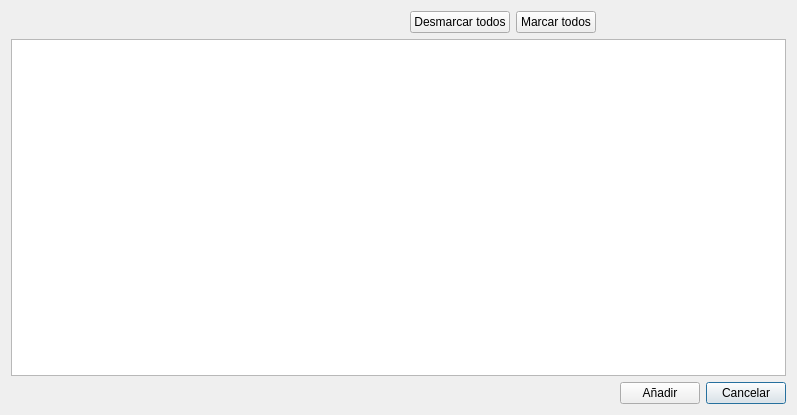
<?xml version="1.0" encoding="UTF-8"?>
<ui version="4.0">
 <class>Frmanalitica2</class>
 <widget class="QDialog" name="Frmanalitica2">
  <property name="geometry">
   <rect>
    <x>0</x>
    <y>0</y>
    <width>797</width>
    <height>415</height>
   </rect>
  </property>
  <property name="windowTitle">
   <string>Añadir campos de analítica</string>
  </property>
  <property name="windowIcon">
   <iconset resource="terra.qrc">
    <normaloff>:/Icons/PNG/terra.png</normaloff>:/Icons/PNG/terra.png</iconset>
  </property>
  <layout class="QGridLayout" name="gridLayout">
   <item row="2" column="7">
    <widget class="QPushButton" name="btnCancelar">
     <property name="text">
      <string>Cancelar</string>
     </property>
     <property name="icon">
      <iconset resource="terra.qrc">
       <normaloff>:/Icons/PNG/undo.png</normaloff>:/Icons/PNG/undo.png</iconset>
     </property>
    </widget>
   </item>
   <item row="2" column="0">
    <spacer name="horizontalSpacer">
     <property name="orientation">
      <enum>Qt::Horizontal</enum>
     </property>
     <property name="sizeHint" stdset="0">
      <size>
       <width>40</width>
       <height>20</height>
      </size>
     </property>
    </spacer>
   </item>
   <item row="2" column="6">
    <widget class="QPushButton" name="btnAnadir">
     <property name="text">
      <string>Añadir</string>
     </property>
     <property name="icon">
      <iconset resource="terra.qrc">
       <normaloff>:/Icons/PNG/add.png</normaloff>:/Icons/PNG/add.png</iconset>
     </property>
    </widget>
   </item>
   <item row="1" column="0" colspan="8">
    <widget class="QTableWidget" name="tabla"/>
   </item>
   <item row="0" column="2">
    <widget class="QPushButton" name="btnMarcar">
     <property name="text">
      <string>Marcar todos</string>
     </property>
    </widget>
   </item>
   <item row="0" column="1">
    <widget class="QPushButton" name="btnDesmarcar">
     <property name="maximumSize">
      <size>
       <width>167</width>
       <height>16777215</height>
      </size>
     </property>
     <property name="text">
      <string>Desmarcar todos</string>
     </property>
    </widget>
   </item>
  </layout>
 </widget>
 <resources>
  <include location="terra.qrc"/>
 </resources>
 <connections/>
</ui>
